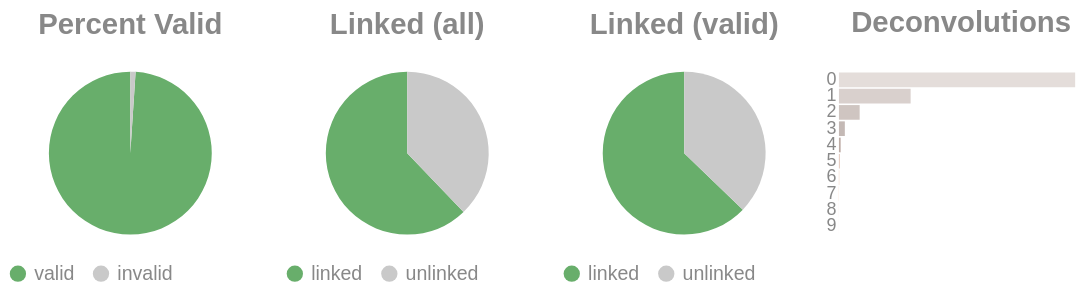

This figure's notebook cell:
### Code cell
if SKIPLR:
    pass
else:
    clash = Counter()
    for i in valids['molecule'].to_list():
        _mol = i.split("-")
        if len(_mol) == 1:
            clash.update('0')
        else:
            clash.update(_mol[-1])

    _d = {"deconvolutions": [], 'count': []}
    for k,v in clash.items():
        _d['deconvolutions'].append(k)
        _d['count'].append(v)

    tot_valid = valids['reads'].sum()
    mask = valids['reads'] >= 2
    n_linked_reads = valids.filter(mask)['reads'].sum()
    if n_linked_reads == 0:
        print_html("No linked molecules (>=2 reads) were detected; skipping linked-only distributions.")
        SKIPLR = True
    else:
        perc_valid = round(tot_valid / n_reads, 4)
        linked_perc_abs = round(n_linked_reads / n_reads, 4)
        linked_perc = round(n_linked_reads / tot_valid, 4)

    _valid = pl.DataFrame({"valids": ['valid', 'invalid'], "count": [tot_valid, n_reads - tot_valid]})
    _linked_abs = pl.DataFrame({"linked (absolute)": ['linked', 'unlinked'], "count": [n_linked_reads, n_reads - n_linked_reads]})
    _linked_rel = pl.DataFrame({"linked (valids)": ['linked', 'unlinked'], "count": [n_linked_reads, tot_valid - n_linked_reads]})

    (
        alt.hconcat(
            piechart(_valid, goodval = 'valid', title = "Percent Valid"),
            piechart(_linked_abs, goodval = "linked", title =  "Linked (all)"),
            piechart(_linked_rel, goodval = "linked", title =  "Linked (valid)"),
            convolutionbar(pl.DataFrame(_d), title = "Deconvolutions"),
            center = True,
            bounds = 'flush'
        )
        .resolve_scale(color='independent')
        .resolve_legend('independent')
        .properties(usermeta={'embedOptions': {"actions": False}})
    ).display()

### Figure 1 — Vega-Lite specification as saved in the notebook (floating-point values rounded to 4 significant figures)
{"width": "container", "height": 400, "config": {"title": {"anchor": "start", "dy": -15, "fontSize": 18, "color": "#888888", "subtitleColor": "#888888", "subtitleFontSize": 14}, "arc": {"fill": "#0072B2"}, "axis": {"domainColor": "#888888", "domainWidth": 0.5, "gridWidth": 0.2, "grid": false, "titleFontWeight": 400, "titleFontSize": 15, "labelFontSize": 11, "labelColor": "#888888", "tickColor": "#888888", "tickWidth": 0.2, "titleColor": "#888888"}, "axisBand": {"grid": false}, "axisX": {"grid": true, "tickSize": 10, "domainCap": "round"}, "axisY": {"domain": false, "grid": true, "tickSize": 0, "domainCap": "round"}, "background": "transparent", "header": {"labelFontSize": 15, "labelColor": "#888888", "titleFontSize": 15, "titleFontWeight": 600, "titleColor": "#888888"}, "legend": {"labelFont": "sans-serif", "labelFontSize": 12, "labelColor": "#888888", "symbolSize": 100, "symbolType": "circle", "titleFontSize": 12, "titlePadding": 10, "titleColor": "#888888", "title": null}, "range": {"category": ["#E69F00", "#56B4E9", "#009E73", "#F0E442", "#0072B2", "#D55E00", "#CC79A7", "#000000"], "diverging": ["#cfe8f3", "#a2d4ec", "#73bfe2", "#46abdb", "#1696d2", "#12719e"]}, "area": {"fill": "#0072B2", "fillOpacity": 0.7, "line": true, "strokeOpacity": 0.7}, "line": {"color": "#0072B2", "stroke": "#0072B2", "strokeWidth": 2}, "trail": {"color": "#0072B2", "stroke": "#0072B2", "strokeWidth": 0, "size": 1}, "point": {"filled": true, "fillOpacity": 1.0, "size": 95}, "text": {"color": "#888888", "fontSize": 11, "align": "right", "fontWeight": 400, "size": 11}, "bar": {"fill": "#0072B2", "stroke": null}, "view": {"stroke": null, "continuousWidth": 660, "continuousHeight": 400}}, "hconcat": [{"data": {"name": "data-c671b88eb6393e065f43738a35065fe7"}, "mark": {"type": "arc"}, "encoding": {"color": {"field": "valids", "legend": {"orient": "bottom", "title": null}, "scale": {"domain": ["valid", "invalid"], "range": ["#68ae6b", "#C9C9C9"]}, "title": "Valids", "type": "nominal"}, "theta": {"field": "count", "type": "quantitative"}, "tooltip": [{"field": "valids", "title": "Valids", "type": "ordinal"}, {"field": "percent", "format": ".2%", "title": "Percent", "type": "quantitative"}, {"field": "count", "title": "Count", "type": "quantitative"}]}, "height": 100, "title": {"text": "Percent Valid", "align": "center", "anchor": "middle"}, "transform": [{"calculate": "datum.count / 23844394", "as": "percent"}], "width": 150}, {"data": {"name": "data-6a1e8b6e3dea304b43aa6d675f2d6fab"}, "mark": {"type": "arc"}, "encoding": {"color": {"field": "linked (absolute)", "legend": {"orient": "bottom", "title": null}, "scale": {"domain": ["linked", "unlinked"], "range": ["#68ae6b", "#C9C9C9"]}, "title": "Linked (Absolute)", "type": "nominal"}, "theta": {"field": "count", "type": "quantitative"}, "tooltip": [{"field": "linked (absolute)", "title": "Linked (Absolute)", "type": "ordinal"}, {"field": "percent", "format": ".2%", "title": "Percent", "type": "quantitative"}, {"field": "count", "title": "Count", "type": "quantitative"}]}, "height": 100, "title": {"text": "Linked (all)", "align": "center", "anchor": "middle"}, "transform": [{"calculate": "datum.count / 23844394", "as": "percent"}], "width": 150}, {"data": {"name": "data-dbd1ad9c1d0424eeead4d0c44f2a7064"}, "mark": {"type": "arc"}, "encoding": {"color": {"field": "linked (valids)", "legend": {"orient": "bottom", "title": null}, "scale": {"domain": ["linked", "unlinked"], "range": ["#68ae6b", "#C9C9C9"]}, "title": "Linked (Valids)", "type": "nominal"}, "theta": {"field": "count", "type": "quantitative"}, "tooltip": [{"field": "linked (valids)", "title": "Linked (Valids)", "type": "ordinal"}, {"field": "percent", "format": ".2%", "title": "Percent", "type": "quantitative"}, {"field": "count", "title": "Count", "type": "quantitative"}]}, "height": 100, "title": {"text": "Linked (valid)", "align": "center", "anchor": "middle"}, "transform": [{"calculate": "datum.count / 23597281", "as": "percent"}], "width": 150}, {"data": {"name": "data-dab4163252f9ce0534992662e586109c"}, "mark": {"type": "bar"}, "encoding": {"color": {"field": "deconvolutions", "legend": null, "scale": {"scheme": "lightgreyred"}, "type": "nominal"}, "tooltip": [{"field": "deconvolutions", "title": "Deconvolutions", "type": "ordinal"}, {"field": "percent", "format": ".2%", "title": "Percent", "type": "quantitative"}, {"field": "count", "title": "Count", "type": "quantitative"}], "x": {"axis": null, "field": "count", "type": "quantitative"}, "y": {"field": "deconvolutions", "sort": "ascending", "title": null, "type": "nominal"}}, "height": 100, "title": {"text": "Deconvolutions", "align": "center", "anchor": "middle"}, "transform": [{"calculate": "datum.count / 13793874", "as": "percent"}], "width": 150}], "bounds": "flush", "center": true, "resolve": {"legend": {"angle": "independent"}, "scale": {"color": "independent"}}, "usermeta": {"embedOptions": {"actions": false}}, "$schema": "https://vega.github.io/schema/vega-lite/v6.4.1.json", "datasets": {"data-c671b88eb6393e065f43738a35065fe7": [{"valids": "valid", "count": 23597281}, {"valids": "invalid", "count": 247113}], "data-6a1e8b6e3dea304b43aa6d675f2d6fab": [{"linked (absolute)": "linked", "count": 14818498}, {"linked (absolute)": "unlinked", "count": 9025896}], "data-dbd1ad9c1d0424eeead4d0c44f2a7064": [{"linked (valids)": "linked", "count": 14818498}, {"linked (valids)": "unlinked", "count": 8778783}], "data-dab4163252f9ce0534992662e586109c": [{"deconvolutions": "0", "count": 9667597}, {"deconvolutions": "1", "count": 2934600}, {"deconvolutions": "2", "count": 847885}, {"deconvolutions": "3", "count": 241349}, {"deconvolutions": "4", "count": 70518}, {"deconvolutions": "5", "count": 21634}, {"deconvolutions": "6", "count": 6888}, {"deconvolutions": "7", "count": 2333}, {"deconvolutions": "8", "count": 773}, {"deconvolutions": "9", "count": 297}]}}
